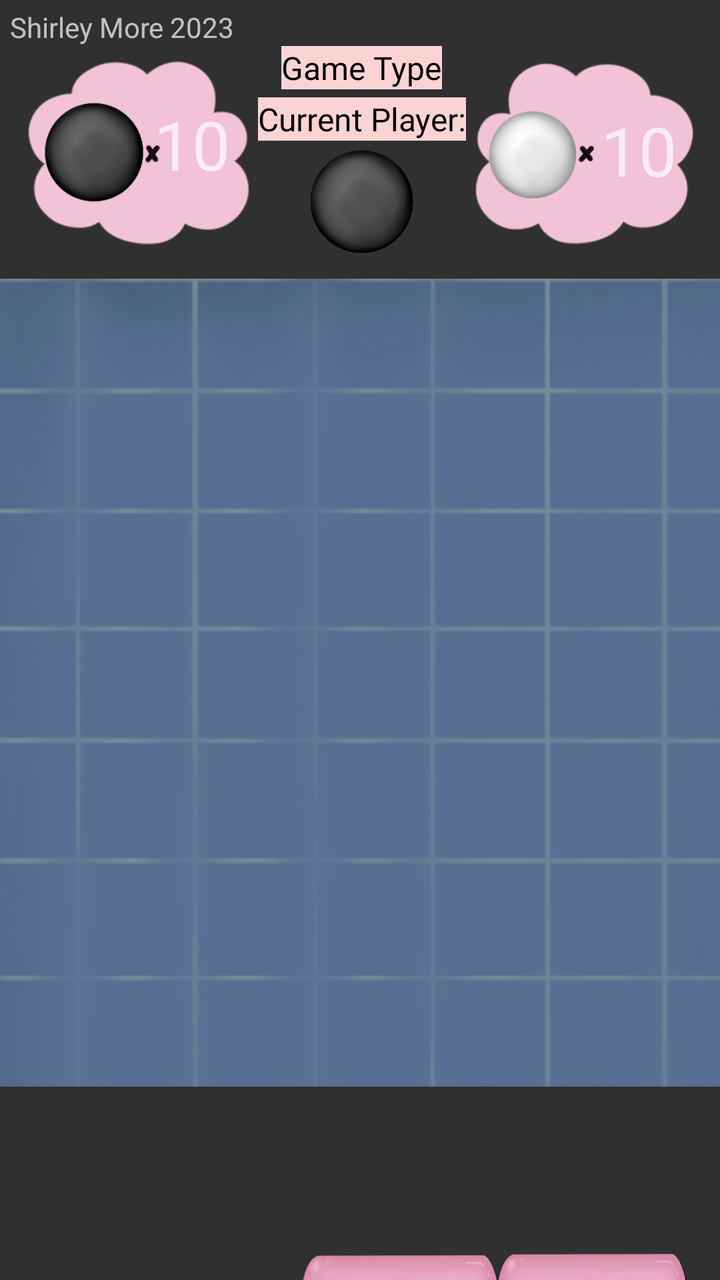
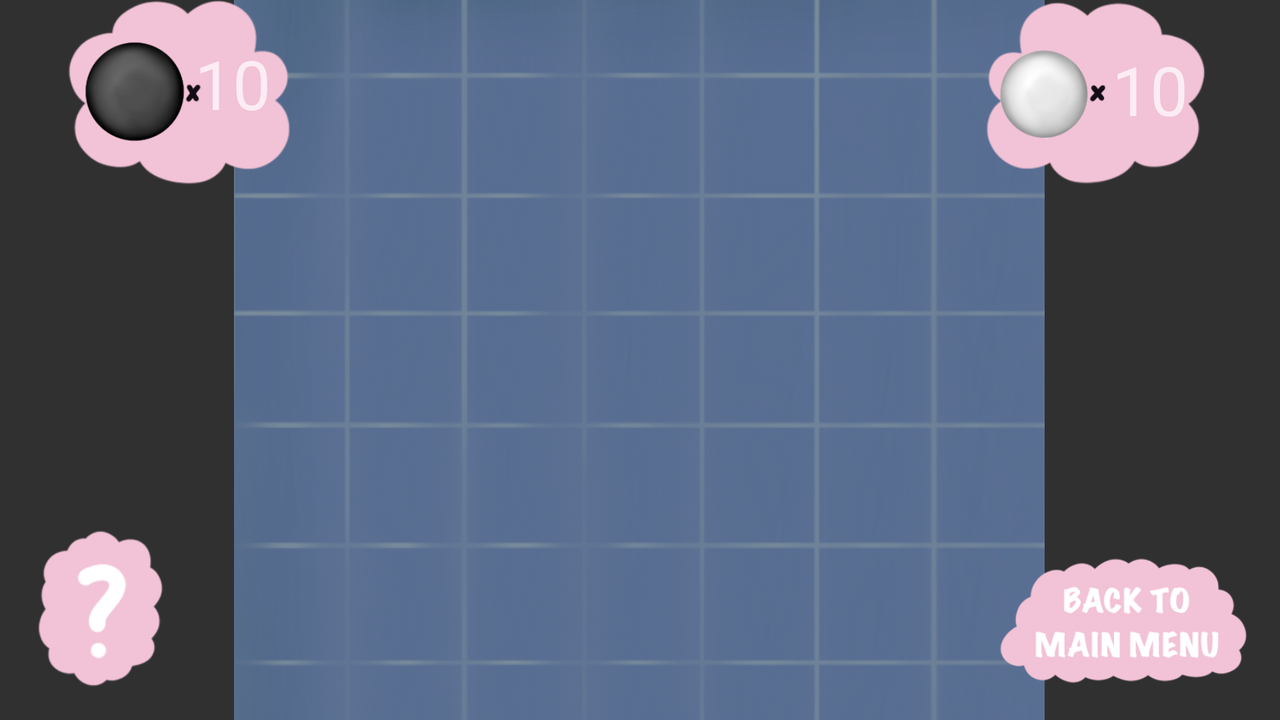

Two renders of one Android screen. The first uses the default layout on a phone; the second uses the alternative layout the repository ships for a different screen configuration, on a matching device. The two XML files are below.
<!-- AndroidManifest.xml: application theme Theme.AppCompat.NoActionBar -->
<!-- res/layout/fragment_game.xml -->
<?xml version="1.0" encoding="utf-8"?>
<layout
    xmlns:android="http://schemas.android.com/apk/res/android"
    xmlns:app="http://schemas.android.com/apk/res-auto"
    xmlns:tools="http://schemas.android.com/tools"
    xmlns:bind="http://schemas.android.com/tools"
    >



    <data>
        <variable
            name="viewModel"
            type="com.example.quadwrangle.game_view_model.ViewModelGame" />
    </data>

    <androidx.constraintlayout.widget.ConstraintLayout
        android:id="@+id/layout"
        android:layout_width="match_parent"
        android:layout_height="match_parent"
        android:background="@drawable/background_vertical"
        tools:context=".game_view.MainActivity">

        <ImageView
            android:id="@+id/change_mode_button"
            android:layout_width="99dp"
            android:layout_height="51dp"
            android:layout_marginBottom="16dp"
            app:layout_constraintBottom_toBottomOf="@+id/save_game_button"
            app:layout_constraintEnd_toEndOf="parent"
            app:layout_constraintHorizontal_bias="0.948"
            app:layout_constraintStart_toStartOf="parent"
            app:layout_constraintTop_toTopOf="@+id/save_game_button"
            app:layout_constraintVertical_bias="0.0"
            app:srcCompat="@drawable/change_mode" />

        <ImageView
            android:id="@+id/save_game_button"
            android:layout_width="103dp"
            android:layout_height="54dp"
            android:layout_marginTop="80dp"
            app:layout_constraintEnd_toEndOf="parent"
            app:layout_constraintHorizontal_bias="0.581"
            app:layout_constraintStart_toStartOf="parent"
            app:layout_constraintTop_toBottomOf="@+id/board"
            app:srcCompat="@drawable/save_game" />

        <ImageView
            android:id="@+id/current_color_image"
            android:layout_width="53dp"
            android:layout_height="53dp"
            android:layout_marginBottom="12dp"
            app:layout_constraintBottom_toTopOf="@+id/board"
            app:layout_constraintEnd_toStartOf="@+id/imageView3"
            app:layout_constraintStart_toEndOf="@+id/imageView2"
            app:srcCompat="@drawable/disc_black" />

        <TextView
            android:id="@+id/current_player_text"
            android:layout_width="wrap_content"
            android:layout_height="wrap_content"
            android:layout_marginBottom="4dp"
            android:background="#FBD3D3"
            android:fontFamily="@font/bubblegum_sans"
            android:text="Current Player:"
            android:textColor="#000000"
            android:textSize="16sp"
            app:layout_constraintBottom_toTopOf="@+id/current_color_image"
            app:layout_constraintEnd_toEndOf="@+id/current_color_image"
            app:layout_constraintStart_toStartOf="@+id/current_color_image" />

        <TextView
            android:id="@+id/game_type_text"
            android:layout_width="wrap_content"
            android:layout_height="wrap_content"
            android:layout_marginBottom="4dp"
            android:background="#FBD3D3"
            android:fontFamily="@font/bubblegum_sans"
            android:text="Game Type"
            android:textColor="#000000"
            android:textSize="16sp"
            app:layout_constraintBottom_toTopOf="@+id/current_player_text"
            app:layout_constraintEnd_toEndOf="@+id/current_color_image"
            app:layout_constraintStart_toStartOf="@+id/current_color_image" />

        <ImageView
            android:id="@+id/board"
            android:layout_width="406dp"
            android:layout_height="404dp"
            app:layout_constraintBottom_toBottomOf="parent"
            app:layout_constraintDimensionRatio="7:7"
            app:layout_constraintEnd_toEndOf="parent"
            app:layout_constraintHorizontal_bias="0.4"
            app:layout_constraintStart_toStartOf="parent"
            app:layout_constraintTop_toTopOf="parent"
            app:layout_constraintVertical_bias="0.59"
            app:srcCompat="@drawable/board" />

        <ImageView
            android:id="@+id/imageView2"
            android:layout_width="112dp"
            android:layout_height="93dp"
            android:layout_marginBottom="16dp"
            app:layout_constraintBottom_toTopOf="@+id/board"
            app:layout_constraintEnd_toEndOf="parent"
            app:layout_constraintHorizontal_bias="0.053"
            app:layout_constraintStart_toStartOf="parent"
            app:srcCompat="@drawable/black_count_bttn" />

        <ImageView
            android:id="@+id/imageView3"
            android:layout_width="112dp"
            android:layout_height="93dp"
            android:layout_marginBottom="16dp"
            app:layout_constraintBottom_toTopOf="@+id/board"
            app:layout_constraintEnd_toEndOf="parent"
            app:layout_constraintHorizontal_bias="0.906"
            app:layout_constraintStart_toEndOf="@+id/imageView2"
            app:srcCompat="@drawable/white_count_bttn" />

        <TextView
            android:id="@+id/score1"
            android:layout_width="40dp"
            android:layout_height="48dp"
            android:layout_marginEnd="8dp"
            android:text="10"
            android:textSize="34sp"
            app:layout_constraintBottom_toBottomOf="@+id/imageView2"
            app:layout_constraintEnd_toEndOf="@+id/imageView2"
            app:layout_constraintTop_toTopOf="@+id/imageView2"
            app:layout_constraintVertical_bias="0.422" />

        <TextView
            android:id="@+id/score2"
            android:layout_width="40dp"
            android:layout_height="48dp"
            android:layout_marginEnd="8dp"
            android:text="10"
            android:textSize="34sp"
            app:layout_constraintBottom_toBottomOf="@+id/imageView3"
            app:layout_constraintEnd_toEndOf="@+id/imageView3"
            app:layout_constraintTop_toTopOf="@+id/imageView3"
            app:layout_constraintVertical_bias="0.487" />

        <TextView
            android:id="@+id/textView2"
            android:layout_width="wrap_content"
            android:layout_height="wrap_content"
            android:layout_marginTop="4dp"
            android:text="Shirley More 2023"
            app:layout_constraintEnd_toEndOf="parent"
            app:layout_constraintHorizontal_bias="0.02"
            app:layout_constraintStart_toStartOf="parent"
            app:layout_constraintTop_toTopOf="parent" />

    </androidx.constraintlayout.widget.ConstraintLayout>
</layout>
<!-- resources referenced by this layout -->
<resources>
  <!-- drawable black_count_bttn: png bitmap (drawable, 28519 bytes) -->
  <!-- drawable board: png bitmap (drawable, 291879 bytes) -->
  <!-- drawable change_mode: png bitmap (drawable, 64420 bytes) -->
  <!-- drawable disc_black: png bitmap (drawable, 952423 bytes) -->
  <!-- drawable save_game: png bitmap (drawable, 64255 bytes) -->
  <!-- drawable white_count_bttn: png bitmap (drawable, 27790 bytes) -->
</resources>
<!-- res/layout-land/fragment_game.xml (the repository's variant of the layout above) -->
<!-- drawn on the phone turned sideways -->
<?xml version="1.0" encoding="utf-8"?>
<layout
    xmlns:android="http://schemas.android.com/apk/res/android"
    xmlns:app="http://schemas.android.com/apk/res-auto"
    xmlns:tools="http://schemas.android.com/tools"
    xmlns:bind="http://schemas.android.com/tools"
    >



    <data>
        <variable
            name="viewModel"
            type="com.example.quadwrangle.game_view_model.ViewModelGame" />
    </data>

    <androidx.constraintlayout.widget.ConstraintLayout
        android:id="@+id/layout"
        android:layout_width="match_parent"
        android:layout_height="match_parent"
        android:background="@drawable/background_vertical"
        android:onClick="SAVE_GAME"
        tools:context=".game_view.MainActivity">

        <ImageView
            android:id="@+id/board"
            android:layout_width="406dp"
            android:layout_height="404dp"
            app:layout_constraintBottom_toBottomOf="parent"
            app:layout_constraintDimensionRatio="7:7"
            app:layout_constraintEnd_toEndOf="parent"
            app:layout_constraintHorizontal_bias="0.498"
            app:layout_constraintStart_toStartOf="parent"
            app:layout_constraintTop_toTopOf="parent"
            app:layout_constraintVertical_bias="0.428"
            app:srcCompat="@drawable/board" />

        <ImageView
            android:id="@+id/imageView"
            android:layout_width="125dp"
            android:layout_height="68dp"
            android:layout_marginEnd="16dp"
            android:layout_marginBottom="16dp"
            app:layout_constraintBottom_toBottomOf="parent"
            app:layout_constraintEnd_toEndOf="parent"
            app:srcCompat="@drawable/back_buttn" />

        <ImageView
            android:id="@+id/imageView2"
            android:layout_width="112dp"
            android:layout_height="93dp"
            app:layout_constraintEnd_toEndOf="parent"
            app:layout_constraintHorizontal_bias="0.063"
            app:layout_constraintStart_toStartOf="parent"
            app:srcCompat="@drawable/black_count_bttn"
            tools:layout_editor_absoluteY="3dp" />

        <ImageView
            android:id="@+id/imageView3"
            android:layout_width="112dp"
            android:layout_height="93dp"
            app:layout_constraintEnd_toEndOf="parent"
            app:layout_constraintHorizontal_bias="0.906"
            app:layout_constraintStart_toEndOf="@+id/imageView2"
            app:srcCompat="@drawable/white_count_bttn" />

        <ImageView
            android:id="@+id/imageView4"
            android:layout_width="69dp"
            android:layout_height="80dp"
            android:layout_marginStart="16dp"
            android:layout_marginBottom="16dp"
            app:layout_constraintBottom_toBottomOf="parent"
            app:layout_constraintStart_toStartOf="parent"
            app:srcCompat="@drawable/help_buttn" />

        <TextView
            android:id="@+id/score1"
            android:layout_width="40dp"
            android:layout_height="48dp"
            android:layout_marginEnd="8dp"
            android:text="10"
            android:textSize="34sp"
            app:layout_constraintBottom_toBottomOf="@+id/imageView2"
            app:layout_constraintEnd_toEndOf="@+id/imageView2"
            app:layout_constraintTop_toTopOf="@+id/imageView2"
            app:layout_constraintVertical_bias="0.422" />

        <TextView
            android:id="@+id/score2"
            android:layout_width="40dp"
            android:layout_height="48dp"
            android:layout_marginEnd="8dp"
            android:text="10"
            android:textSize="34sp"
            app:layout_constraintBottom_toBottomOf="@+id/imageView3"
            app:layout_constraintEnd_toEndOf="@+id/imageView3"
            app:layout_constraintTop_toTopOf="@+id/imageView3"
            app:layout_constraintVertical_bias="0.487" />

    </androidx.constraintlayout.widget.ConstraintLayout>
</layout>
<!-- resources referenced by the variant -->
<!-- as the phone turned sideways resolves them -->
<resources>
  <!-- drawable back_buttn: png bitmap (drawable, 18950 bytes) -->
  <!-- drawable black_count_bttn: png bitmap (drawable, 28519 bytes) -->
  <!-- drawable board: png bitmap (drawable, 291879 bytes) -->
  <!-- drawable help_buttn: png bitmap (drawable, 9235 bytes) -->
  <!-- drawable white_count_bttn: png bitmap (drawable, 27790 bytes) -->
</resources>
